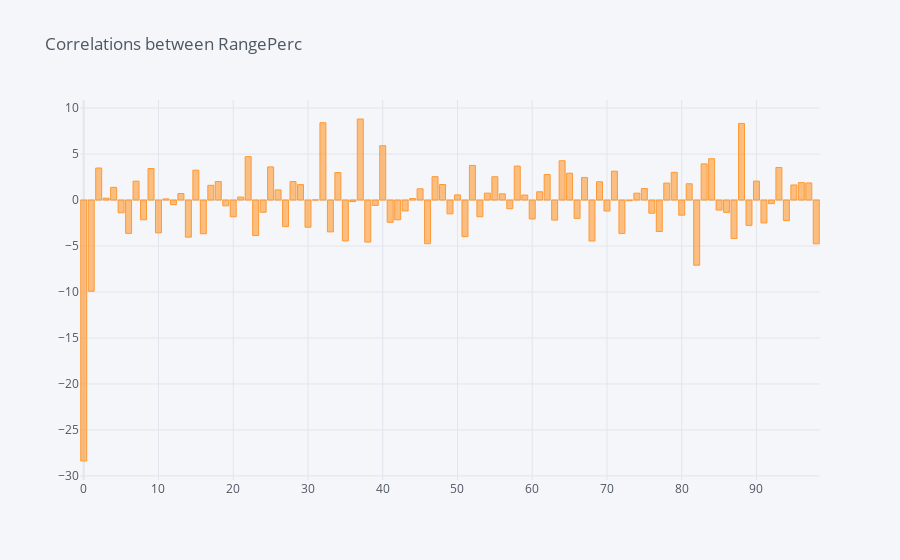

This figure's notebook cell:
### Code cell
numberofBackCorrelations = 100

correlationsValue = []

for i in range(1,numberofBackCorrelations):
    correlationsValue.append(instrument.RangePerc.corr(instrument.RangePerc.shift(i)) * 100)
    #print(correlationsValue[i-1])

correlationsValue = pd.DataFrame(correlationsValue)
correlationsValue.iplot(kind='bar', color="orange", title="Correlations between RangePerc")

### Figure 1 — Plotly figure (JSON) as saved in the notebook; plotly's stock layout.template omitted (floating-point values rounded to 4 significant figures)
{"data": [{"marker": {"color": "rgba(255, 153, 51, 0.6)", "line": {"color": "rgba(255, 153, 51, 1.0)", "width": 1}}, "name": "0", "orientation": "v", "text": "", "type": "bar", "x": [0, 1, 2, 3, 4, 5, 6, 7, 8, 9, 10, 11, 12, 13, 14, 15, 16, 17, 18, 19, 20, 21, 22, 23, 24, 25, 26, 27, 28, 29, 30, 31, 32, 33, 34, 35, 36, 37, 38, 39, 40, 41, 42, 43, 44, 45, 46, 47, 48, 49, 50, 51, 52, 53, 54, 55, 56, 57, 58, 59, 60, 61, 62, 63, 64, 65, 66, 67, 68, 69, 70, 71, 72, 73, 74, 75, 76, 77, 78, 79, 80, 81, 82, 83, 84, 85, 86, 87, 88, 89, 90, 91, 92, 93, 94, 95, 96, 97, 98], "y": [-28.38, -9.919, 3.481, 0.2023, 1.381, -1.388, -3.627, 2.052, -2.15, 3.431, -3.574, 0.1214, -0.502, 0.7084, -4.037, 3.243, -3.668, 1.6, 2.012, -0.6317, -1.825, 0.3227, 4.72, -3.862, -1.327, 3.599, 1.101, -2.891, 2.008, 1.679, -2.958, 0.008988, 8.407, -3.463, 2.991, -4.45, -0.1645, 8.811, -4.572, -0.5919, 5.907, -2.428, -2.154, -1.19, 0.1584, 1.223, -4.747, 2.538, 1.685, -1.502, 0.5569, -3.98, 3.759, -1.818, 0.7487, 2.53, 0.6765, -0.9418, 3.69, 0.542, -2.062, 0.8952, 2.776, -2.183, 4.269, 2.919, -1.999, 2.455, -4.456, 1.986, -1.196, 3.133, -3.635, -0.07673, 0.7462, 1.257, -1.434, -3.426, 1.842, 3.013, -1.646, 1.767, -7.087, 3.93, 4.493, -1.095, -1.343, -4.189, 8.328, -2.758, 2.056, -2.495, -0.3965, 3.541, -2.237, 1.637, 1.895, 1.856, -4.763]}], "layout": {"legend": {"bgcolor": "#F5F6F9", "font": {"color": "#4D5663"}}, "paper_bgcolor": "#F5F6F9", "plot_bgcolor": "#F5F6F9", "title": {"font": {"color": "#4D5663"}, "text": "Correlations between RangePerc"}, "xaxis": {"gridcolor": "#E1E5ED", "showgrid": true, "tickfont": {"color": "#4D5663"}, "title": {"font": {"color": "#4D5663"}, "text": ""}, "zerolinecolor": "#E1E5ED"}, "yaxis": {"gridcolor": "#E1E5ED", "showgrid": true, "tickfont": {"color": "#4D5663"}, "title": {"font": {"color": "#4D5663"}, "text": ""}, "zerolinecolor": "#E1E5ED"}}}
